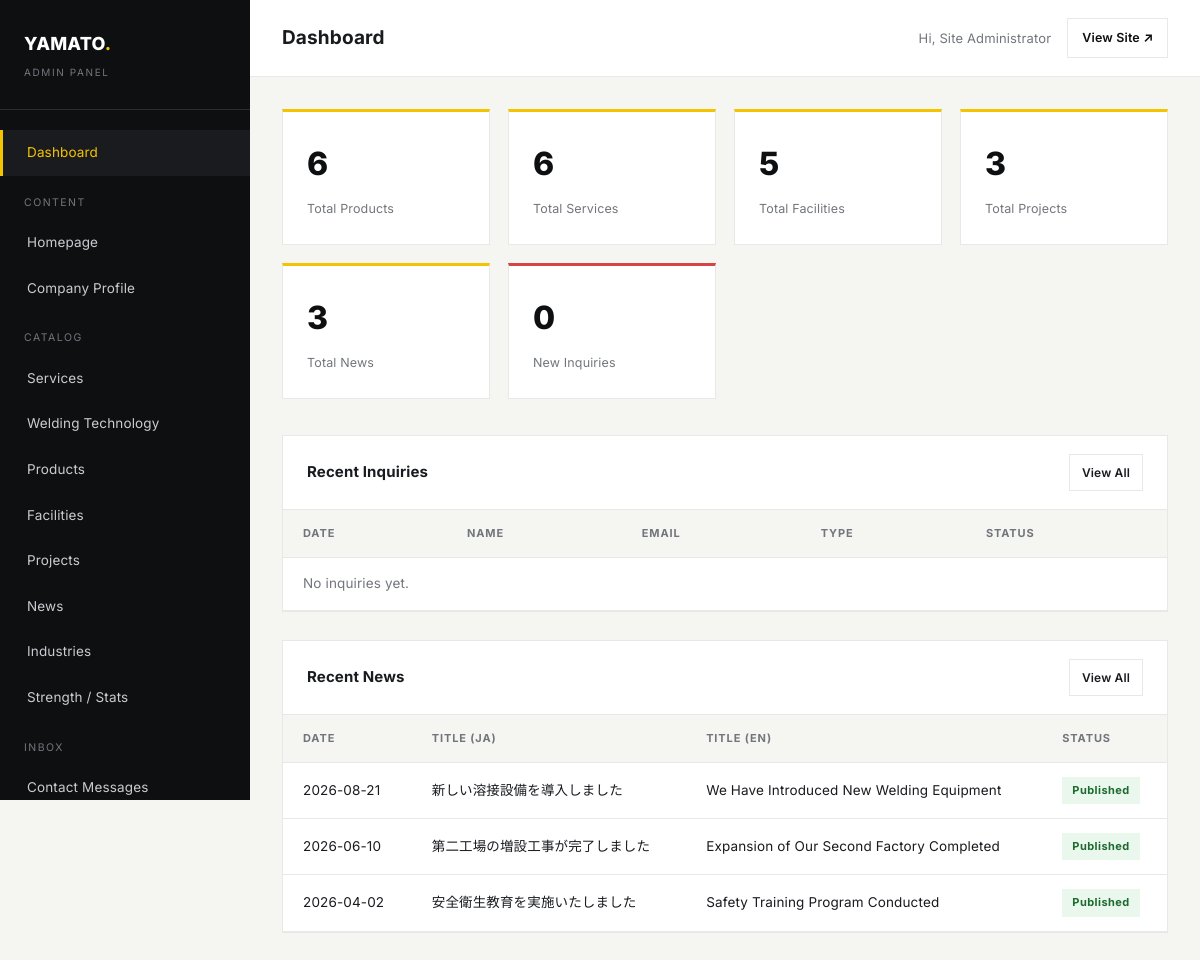
/admin/index.php (signed in), run on the app's committed database.
### tables this page shows
CREATE TABLE news (
    id INT AUTO_INCREMENT PRIMARY KEY,
    category_ja VARCHAR(100),
    category_en VARCHAR(100),
    title_ja VARCHAR(255) NOT NULL,
    title_en VARCHAR(255) NOT NULL,
    content_ja TEXT,
    content_en TEXT,
    image VARCHAR(255),
    slug VARCHAR(255) UNIQUE,
    publish_date DATE,
    status TINYINT(1) DEFAULT 1,
    created_at TIMESTAMP DEFAULT CURRENT_TIMESTAMP
);

### includes/functions.php (called while the page is built, shortened)
<?php
function e(?string $value): string
{
    return htmlspecialchars((string) $value, ENT_QUOTES, 'UTF-8');
}
function base_url(string $path = ''): string
{
    $scriptDir = str_replace('\\', '/', dirname($_SERVER['SCRIPT_NAME']));
    if (basename($scriptDir) === 'admin') {
        $scriptDir = dirname($scriptDir);
    }
    $scriptDir = rtrim($scriptDir, '/');
    return $scriptDir . '/' . ltrim($path, '/');
}
function admin_url(string $path = ''): string
{
    return rtrim(base_url('admin'), '/') . '/' . ltrim($path, '/');
}

### admin/index.php (the view, shortened to what this page needs)
<?php
$pdo = getPDO();
$counts = [
    'products'    => (int) $pdo->query("SELECT COUNT(*) c FROM products")->fetch()['c'],
    'services'    => (int) $pdo->query("SELECT COUNT(*) c FROM services")->fetch()['c'],
    'facilities'  => (int) $pdo->query("SELECT COUNT(*) c FROM facilities")->fetch()['c'],
    'projects'    => (int) $pdo->query("SELECT COUNT(*) c FROM projects")->fetch()['c'],
    'news'        => (int) $pdo->query("SELECT COUNT(*) c FROM news")->fetch()['c'],
    'inquiries'   => (int) $pdo->query("SELECT COUNT(*) c FROM inquiries")->fetch()['c'],
    'unread'      => (int) $pdo->query("SELECT COUNT(*) c FROM inquiries WHERE is_read = 0")->fetch()['c'],
];
$recentInquiries = $pdo->query("SELECT * FROM inquiries ORDER BY created_at DESC LIMIT 5")->fetchAll();
$recentNews      = $pdo->query("SELECT * FROM news ORDER BY created_at DESC LIMIT 5")->fetchAll();
include __DIR__ . '/includes/admin-header.php';
?>
<div class="stat-cards">
    <div class="stat-card"><div class="num"><?= $counts['products'] ?></div><div class="label">Total Products</div></div>
    <div class="stat-card"><div class="num"><?= $counts['services'] ?></div><div class="label">Total Services</div></div>
    <div class="stat-card"><div class="num"><?= $counts['facilities'] ?></div><div class="label">Total Facilities</div></div>
    <div class="stat-card"><div class="num"><?= $counts['projects'] ?></div><div class="label">Total Projects</div></div>
    <div class="stat-card"><div class="num"><?= $counts['news'] ?></div><div class="label">Total News</div></div>
    <div class="stat-card" style="border-top-color:#D64545;"><div class="num"><?= $counts['unread'] ?></div><div class="label">New Inquiries</div></div>
</div>
<div class="admin-panel">
    <div class="admin-panel-head">
        <h2>Recent Inquiries</h2>
        <a href="<?= e(admin_url('inquiries.php')) ?>" class="abtn abtn--outline abtn--sm">View All</a>
    </div>
    <div class="admin-table-wrap">
        <table class="admin-table">
            <thead><tr><th>Date</th><th>Name</th><th>Email</th><th>Type</th><th>Status</th></tr></thead>
            <tbody>
                <?php if (empty($recentInquiries)): ?>
                    <tr><td colspan="5" class="empty-row">No inquiries yet.</td></tr>
                <?php else: foreach ($recentInquiries as $inq): ?>
                    <tr>
                        <td><?= e(date('Y-m-d H:i', strtotime($inq['created_at']))) ?></td>
                        <td><?= e($inq['name']) ?></td>
                        <td><?= e($inq['email']) ?></td>
                        <td><?= e($inq['inquiry_type']) ?></td>
                        <td><span class="status-badge <?= $inq['is_read'] ? 'off' : 'on' ?>"><?= $inq['is_read'] ? 'Read' : 'New' ?></span></td>
                    </tr>
                <?php endforeach; endif; ?>
            </tbody>
        </table>
    </div>
</div>
<div class="admin-panel">
    <div class="admin-panel-head">
        <h2>Recent News</h2>
        <a href="<?= e(admin_url('news.php')) ?>" class="abtn abtn--outline abtn--sm">View All</a>
    </div>
    <div class="admin-table-wrap">
        <table class="admin-table">
            <thead><tr><th>Date</th><th>Title (JA)</th><th>Title (EN)</th><th>Status</th></tr></thead>
            <tbody>
                <?php if (empty($recentNews)): ?>
                    <tr><td colspan="4" class="empty-row">No news yet.</td></tr>
                <?php else: foreach ($recentNews as $n): ?>
                    <tr>
                        <td><?= e($n['publish_date']) ?></td>
                        <td><?= e($n['title_ja']) ?></td>
                        <td><?= e($n['title_en']) ?></td>
                        <td><span class="status-badge <?= $n['status'] ? 'on' : 'off' ?>"><?= $n['status'] ? 'Published' : 'Hidden' ?></span></td>
                    </tr>
                <?php endforeach; endif; ?>
            </tbody>
        </table>
    </div>
</div>
<?php include __DIR__ . '/includes/admin-footer.php'; ?>

### assets/css/style.css (style rules this page uses)
:root { --c-black: #0E0F11; --c-graphite: #191B1F; --c-dark-gray: #292C31; --c-gray: #72767C; --c-light-gray: #E8E9E7; --c-white: #FFFFFF; --c-off-white: #F5F5F2; --c-yellow: #F5C400; --font-jp: 'Noto Sans JP', 'Inter', sans-serif; --font-en: 'Inter', 'Noto Sans JP', sans-serif; --container: 1240px; --gutter: 32px; --header-h: 88px; --ease: cubic-bezier(.22, .61, .36, 1); --transition: 0.5s var(--ease); }
html[lang="en"] { --font-body: var(--font-en); }
*, *::before, *::after { box-sizing: border-box; }
html { scroll-behavior: smooth; }
body { margin: 0; font-family: var(--font-body, var(--font-jp)); color: var(--c-graphite); background: var(--c-white); -webkit-font-smoothing: antialiased; line-height: 1.75; font-size: 16px; letter-spacing: 0.01em; overflow-x: hidden; }
a { color: inherit; text-decoration: none; }
h1, h2, h3, h4, p { margin: 0; }

### assets/css/admin.css (style rules this page uses)
body.admin-body { margin: 0; font-family: 'Inter', sans-serif; background: var(--c-off-white); color: var(--c-graphite); font-size: 14.5px; }
.stat-cards { display: grid; grid-template-columns: repeat(auto-fit, minmax(180px, 1fr)); gap: 18px; margin-bottom: 36px; }
.stat-card { background: var(--c-white); border: 1px solid var(--c-light-gray); padding: 24px; border-top: 3px solid var(--c-yellow); }
.stat-card .num { font-family: var(--font-en); font-size: 32px; font-weight: 800; color: var(--c-black); }
.stat-card .label { margin-top: 6px; font-size: 12.5px; color: var(--c-gray); }
.admin-panel { background: var(--c-white); border: 1px solid var(--c-light-gray); margin-bottom: 28px; }
.admin-panel-head { padding: 18px 24px; border-bottom: 1px solid var(--c-light-gray); display: flex; align-items: center; justify-content: space-between; }
.admin-panel-head h2 { font-size: 15px; font-weight: 700; }
.admin-table-wrap { overflow-x: auto; }
.admin-table { width: 100%; border-collapse: collapse; }
.admin-table th, .admin-table td { padding: 14px 20px; text-align: left; border-bottom: 1px solid var(--c-light-gray); font-size: 13.5px; vertical-align: middle; }
.admin-table th { background: var(--c-off-white); font-size: 11px; letter-spacing: 0.08em; text-transform: uppercase; color: var(--c-gray); font-weight: 700; }
.admin-table .status-badge { display: inline-block; padding: 4px 10px; font-size: 11px; font-weight: 700; letter-spacing: 0.04em; }
.status-badge.on { background: #EAF7EC; color: #1E6B32; }
.empty-row { text-align: center; padding: 60px 20px; color: var(--c-gray); }
.abtn { display: inline-flex; align-items: center; gap: 8px; padding: 10px 18px; font-size: 13px; font-weight: 600; border: 1px solid transparent; cursor: pointer; background: none; font-family: inherit; }
.abtn--outline { border-color: var(--c-light-gray); color: var(--c-graphite); }
.abtn--sm { padding: 7px 12px; font-size: 12px; }

### data on the page
news: publish_date "2026-08-21", title_ja "新しい溶接設備を導入しました", title_en "We Have Introduced New Welding Equipment", status "Published"
news: publish_date "2026-06-10", title_ja "第二工場の増設工事が完了しました", title_en "Expansion of Our Second Factory Completed", status "Published"
news: publish_date "2026-04-02", title_ja "安全衛生教育を実施いたしました", title_en "Safety Training Program Conducted", status "Published"

### other printed values
$adminTitle "Dashboard"
$_SESSION['admin_name'] ?: $_SESSION['admin_username'] "Site Administrator"
$counts['products'] "6"
$counts['services'] "6"
$counts['facilities'] "5"
$counts['projects'] "3"
$counts['news'] "3"
$counts['unread'] "0"
